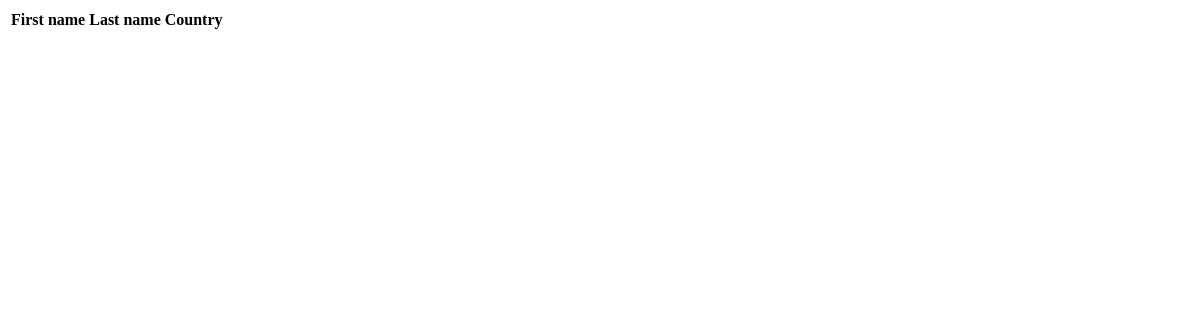
Before: /authors/ with the older database file.
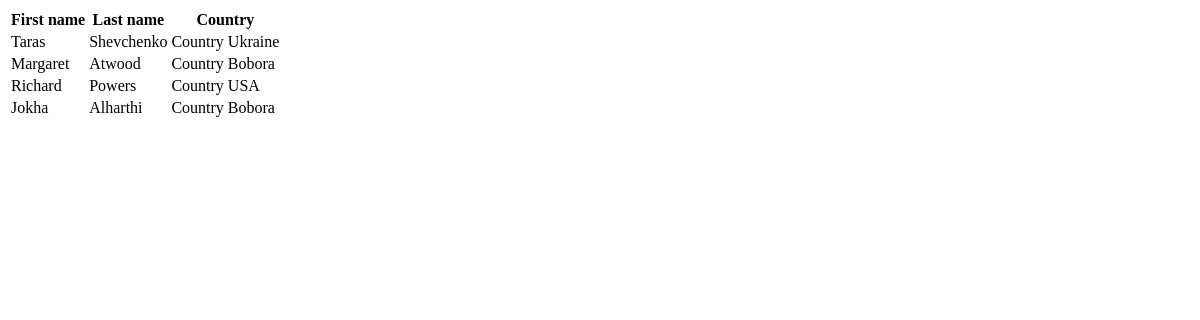
After: the same page with the newer database file.
### personal/models.py (models this page shows, shortened)
class Author(models.Model):
    first_name = models.CharField(max_length=100)
    last_name = models.CharField(max_length=100)
    country = models.ForeignKey('Country',on_delete=models.CASCADE)
    class Meta:
        verbose_name_plural = "Authors"

class Country(models.Model):
    name = models.CharField(max_length=100, unique=True)
    class Meta:
        verbose_name_plural = "Countries"
    def __str__(self):
        return f"Country {self.name} "

### personal/views.py (the view)
# urls.py: path('authors/', get_authors),
def get_authors(request):
    queryset = Author.objects.exclude(
        first_name='Mikhail',
        last_name__startswith='U'
    )
    data = {
        'authors': queryset
    }
    return render(request,
                  'authors.html',
                  context=data)

### personal/templates/authors.html (shortened to what this page needs)
<!DOCTYPE html>
<html lang="en">
<head>
</head>
<body>
    <table>
        <tr>
            <th>First name</th>
            <th>Last name</th>
            <th>Country</th>
        </tr>
        {% for author in authors %}
        <tr>
        <td>{{author.first_name}}</td>
        <td>{{author.last_name}}</td>
        <td>{{author.country}}</td>
        </tr>
        {%endfor%}
    </table>
</body>
</html>

Changed rows visible on the page:
added Author: first_name "Taras", last_name "Shevchenko", country "Country Ukraine"
added Author: first_name "Margaret", last_name "Atwood", country "Country Bobora"
added Author: first_name "Richard", last_name "Powers", country "Country USA"
added Author: first_name "Jokha", last_name "Alharthi", country "Country Bobora"
